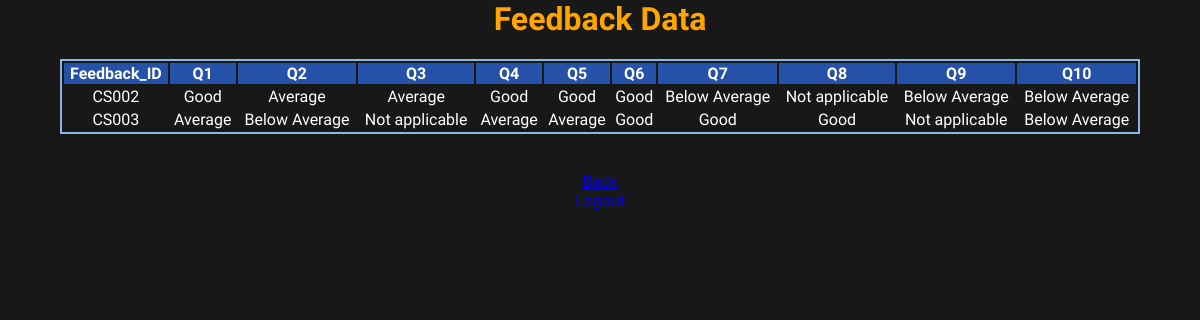
The page /feedbackdata.php on the database its author committed.
### tables this page shows
CREATE TABLE IF NOT EXISTS `feedback` (
  `Feedback_ID` varchar(5) NOT NULL,
  `Q1` varchar(20) NOT NULL,
  `Q2` varchar(20) NOT NULL,
  `Q3` varchar(20) NOT NULL,
  `Q4` varchar(20) NOT NULL,
  `Q5` varchar(20) NOT NULL,
  `Q6` varchar(20) NOT NULL,
  `Q7` varchar(20) NOT NULL,
  `Q8` varchar(20) NOT NULL,
  `Q9` varchar(20) NOT NULL,
  `Q10` varchar(20) NOT NULL,
  PRIMARY KEY (`Feedback_ID`)
);

### feedbackdata.php (the view, shortened to what this page needs)
<html>
<head>
<link href="default.css" rel = "stylesheet" type="text/css" media="all">
</head>
<body background="rvtrans.jpg">
<center> <h1 style="color:orange;"> Feedback Data</h1>
<center>
<table width="90%"  style="border:2px solid #8AB8E6; ">
<tr style="background-color:#2651A8">
	<th>Feedback_ID</th>
	<th>Q1</th>
	<th>Q2</th>
	<th>Q3</th>
	<th>Q4</th>
	<th>Q5</th>
	<th>Q6</th>
	<th>Q7</th>
	<th>Q8</th>
	<th>Q9</th>
	<th>Q10</th>
	</tr>
<?php
$qry="select * from feedback;";
$val=mysql_query($qry);
while($row = mysql_fetch_array($val))
  {
  echo "<tr >";
  echo "<td><center>" . $row['Feedback_ID'] . "</center></td>";
    echo "<td><center>" . $row['Q1'] . "</center></td>";
  echo "<td><center>" . $row['Q2'] . "</center></td>";
   echo "<td><center>" . $row['Q3'] . "</center></td>";
  echo "<td><center>" . $row['Q4'] . "</center></td>";
   echo "<td><center>" . $row['Q5'] . "<center></td>";
      echo "<td><center>" . $row['Q6'] . "</center></td>";
  echo "<td><center>" . $row['Q7'] . "</center></td>";
   echo "<td><center>" . $row['Q8'] . "</center></td>";
      echo "<td><center>" . $row['Q9'] . "</center></td>";
  echo "<td><center>" . $row['Q10'] . "</center></td>";
   echo "</tr>";
  }
  ?>
</table>
</center><br><br>
<center><a href="admin1.php">Back</a></center>
<center><a href="index.php">Logout</a></center>
</body>
</html>

### default.css (style rules this page uses)
html,body { height:100% }
body { background:#181818; padding-bottom: 0px; margin:0px; font-family: 'Didact Gothic',sans-serif; font-size:12pt; font-weight: 200; color: #FFF; text-decoration: none; }

### rows shown on the page
feedback: Feedback_ID "CS002", Q1 "Good", Q2 "Average", Q3 "Average", Q4 "Good", Q5 "Good", Q6 "Good", Q7 "Below Average", Q8 "Not applicable", Q9 "Below Average", Q10 "Below Average"
feedback: Feedback_ID "CS003", Q1 "Average", Q2 "Below Average", Q3 "Not applicable", Q4 "Average", Q5 "Average", Q6 "Good", Q7 "Good", Q8 "Good", Q9 "Not applicable", Q10 "Below Average"
